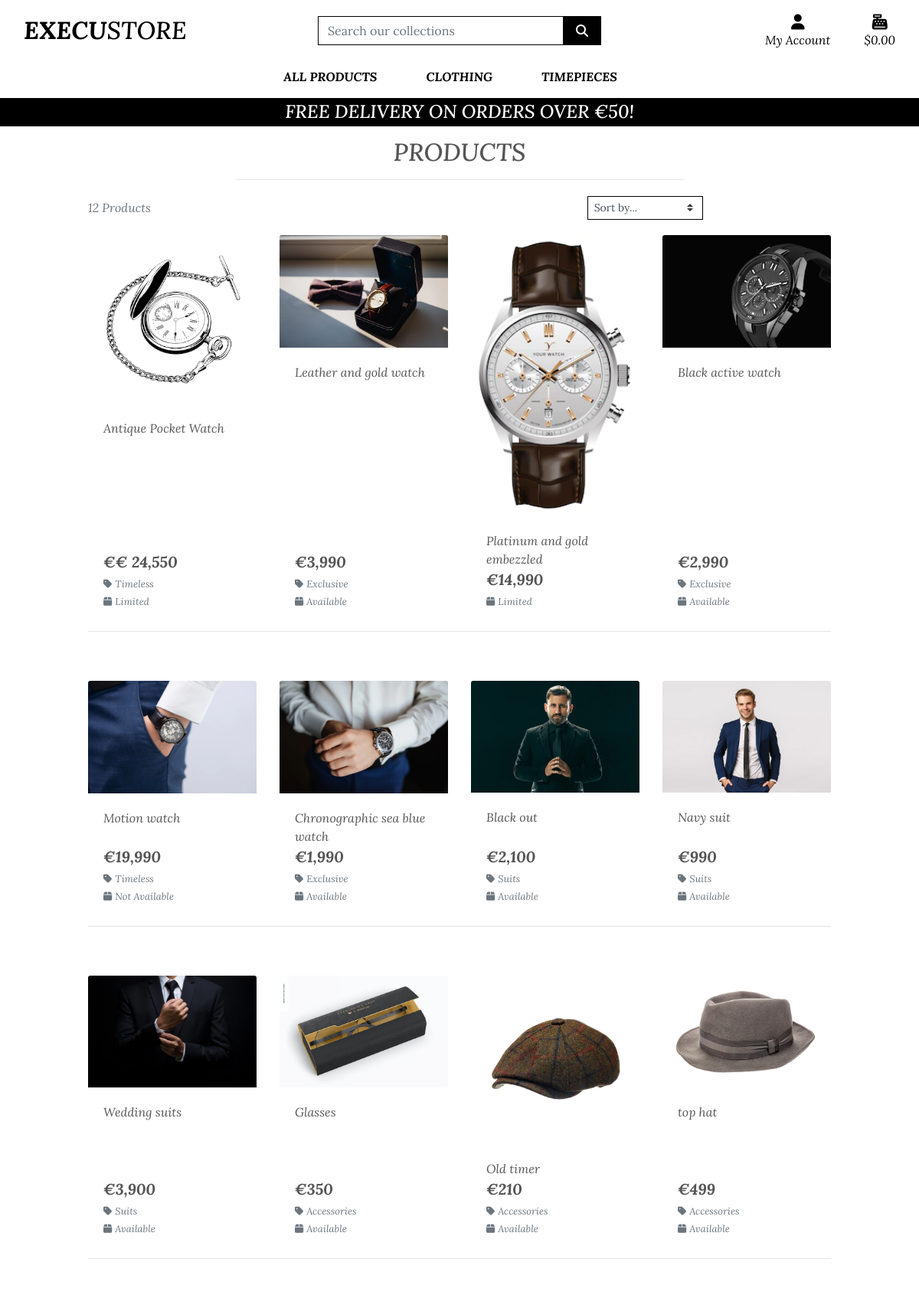
Screenshot of /products/ with the database file from the repository.
### products/models.py (models this page shows, shortened)
class Product(models.Model):
    category = models.ForeignKey('Category', null=True, blank=True,
                                 on_delete=models.SET_NULL)
    name = models.CharField(max_length=255)
    description = models.TextField()
    price = models.CharField(max_length=255)
    availability = models.CharField(max_length=255)
    image_url = models.URLField(max_length=1024, null=True, blank=True)
    image = models.ImageField(null=True, blank=True)
    created_at = models.DateTimeField(auto_now_add=True)

class Category(models.Model):
    name = models.CharField(max_length=254)
    friendly_name = models.CharField(max_length=254, null=True, blank=True)

### products/views.py (the view, shortened to what this page needs)
# urls.py: path('', views.all_products, name='products'),
def all_products(request):
    product = Product.objects.all()
    query = None
    categories = None
    sort = None
    direction = None
    current_sorting = f'{sort}_{direction}'
    context = {
        'products': product,
        'current_categories': categories,
        'search_term': query,
        'current_sorting': current_sorting,
    }
    product_page = 'products/products.html'
    return render(request, product_page, context)

### bag/contexts.py (called while the page is built)
def bag_contents(request):
    bag_items = []
    total = 0
    product_count = 0
    if total < settings.FREE_DELIVERY_THRESHOLD:
        delivery = total * Decimal(settings.STANDARD_DELIVERY_PERCENTAGE / 100)
        free_delivery_delta = settings.FREE_DELIVERY_THRESHOLD - total
    else:
        delivery = 0
        free_delivery_delta = 0
    grand_total = delivery + total
    context = {
        'bag_items': bag_items,
        'total': total,
        'product_count': product_count,
        'delivery': delivery,
        'free_delivery_delta': free_delivery_delta,
        'free_delivery_threshold': settings.FREE_DELIVERY_THRESHOLD,
        'grand_total': grand_total,
    }
    return context

### products/templates/products/products.html (shortened to what this page needs)
{% extends "base.html" %}
{% load static %}
{% block page_header %}
    <div class="container header-container">
    </div>
{% endblock %}
{% block content %}
    <div class="overlay"></div>
    <div class="container-fluid">
        <div class="row">
            <div class="col text-center mt-3">
                <h2 class="logo-font">Products</h2>
                <hr class="w-50 mb-1">
            </div>
        </div>
        <div class="row">
            <div class="product-container col-10 offset-1">
                <div class="row mt-1 mb-2">
                    <div class="col-12 col-md-4 my-auto order-md-last d-flex justify-content-right justify-content-md-end">
                        <div class="sort-select-wrapper w-50">
                            <select id="sort-selector" class="custom-select custom-select-sm rounded-0 border border-{% if current_sorting != 'None_None' %}info{% else %}black{% endif %}">
                                <option value="reset" {% if current_sorting == 'None_None' %}selected{% endif %}>Sort by...</option>
                            </select>
                        </div>
                    </div>
                    <div class="col-12 col-md-6 order-md-first">
                        <p class="text-muted mt-3 text-center text-md-left">
                            {{ products|length }} Products{% if search_term %} found for <strong>"{{ search_term }}"</strong>{% endif %}
                        </p>
                    </div>
                </div>
                <div class="row">
                    {% for product in products %}
                        <div class="col-sm-6 col-md-6 col-lg-4 col-xl-3">
                            <div class="card h-100 border-0">
                                <a href="{% url 'product_detail' product.id %}">
                                    <img class="card-img-top img-fluid" src="{{ product.image.url }}" alt="{{ product.name }}">
                                </a>
                                <div class="card-body pb-0">
                                    <p class="mb-0">{{ product.name }}</p>
                                </div>
                                <div class="card-footer bg-white pt-0 border-0 text-left">
                                    <div class="row">
                                        <div class="col">
                                            <p class="lead mb-0 text-left font-weight-bold">€{{ product.price }}</p>
                                            {% if product.category %}
                                            <p class="small mt-1 mb-0">
                                                <a class="text-muted" href="{% url 'products' %}?category={{ product.category.name }}">
                                                    <i class="fas fa-light fa-tag mr-1"></i>{{ product.category.friendly_name }}
                                                </a>
                                            </p>
                                            {% endif %}
                                            {% if product.availability %}
                                                <small class="text-muted"><i class="fas fa-light fa-box mr-1"></i>{{ product.availability }}</small>
                                            {% else %}
                                                <small class="text-muted">Contact For Availability</small>
                                            {% endif %}
                                        </div>
                                    </div>
                                </div>
                            </div>
                        </div>
                        {% if forloop.counter|divisibleby:4 %}
                            <div class="col-12 d-none d-xl-block mb-5">
                                <hr>
                            </div>
                        {% endif %}
                {% endfor %}
            </div>
        </div>
    </div>
{% endblock %}

### static/css/base.css (style rules this page uses)
html { height: 100%; }
body { background: url('/media/homepage-image.jpg') no-repeat center center fixed; background-size: cover; height: calc(100vh - 164px); color: #555; font-family: 'Lora'; font-style: italic; }
.logo-font { text-transform: uppercase; }
.border-black { border: 1px solid black !important; }
.overlay { height: 100%; width: 100%; top: 0; left: 0; position: fixed; background: white; z-index: -1; }
@media (min-width: 1200px) { .container { max-width: 80%; } }
@media (min-width: 992px) { .header-container { padding-top: 164px; } }

### rows the page displays
Product: image (picture), name "Antique Pocket Watch", price "€ 24,550", category.friendly_name "Timeless", availability "Limited"
Product: image (picture), name "Leather and gold watch", price "3,990", category.friendly_name "Exclusive", availability "Available"
Product: image (picture), name "Platinum and gold embezzled", price "14,990", availability "Limited"
Product: image (picture), name "Black active watch", price "2,990", category.friendly_name "Exclusive", availability "Available"
Product: image (picture), name "Motion watch", price "19,990", category.friendly_name "Timeless", availability "Not Available"
Product: image (picture), name "Chronographic sea blue watch", price "1,990", category.friendly_name "Exclusive", availability "Available"
Product: image (picture), name "Black out", price "2,100", category.friendly_name "Suits", availability "Available"
Product: image (picture), name "Navy suit", price "990", category.friendly_name "Suits", availability "Available"
Product: image (picture), name "Wedding suits", price "3,900", category.friendly_name "Suits", availability "Available"
Product: image (picture), name "Glasses", price "350", category.friendly_name "Accessories", availability "Available"
Product: image (picture), name "Old timer", price "210", category.friendly_name "Accessories", availability "Available"
Product: image (picture), name "top hat", price "499", category.friendly_name "Accessories", availability "Available"

### other values shown
{{ free_delivery_threshold }} "50"
{{ products|length }} "12"
